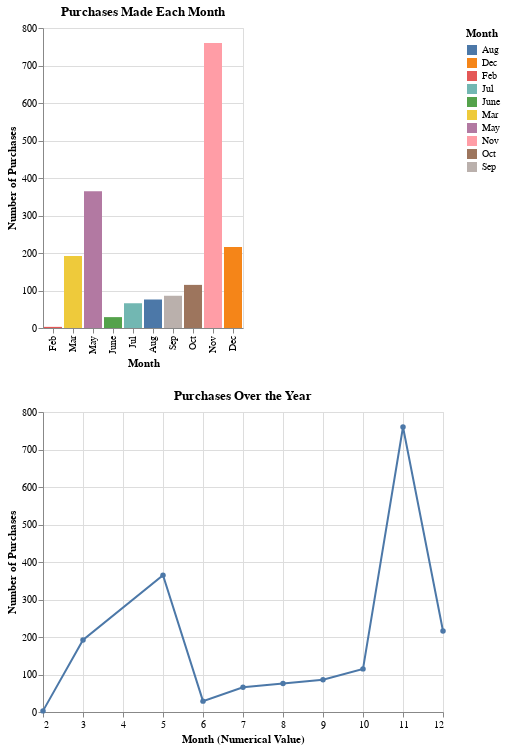

Here is the notebook cell this chart was saved with:
### Markdown cell above
## Charting the Data (Part 1)

Next, we will chart the data. I have chosen a bar graph with the month on the x-axis and the count of purchases for each month on the y-axis. In order to make the bars more visible, they have been set to contrasting colors.

### Code cell
c1 = alt.Chart(df).mark_bar().encode(
    x = alt.X("Month", sort = 
        ['Jan', 'Feb', 'Mar', 'Apr', 'May', 'June',
        'Jul', 'Aug', 'Sep', 'Oct', 'Nov', 'Dec']),
    y = alt.Y("count()", title="Number of Purchases"),
    color = "Month:N",
    tooltip = ["Month", alt.Y("count()", title="Number of Purchases")],
    order="month_int"
    ).properties(
    title = "Purchases Made Each Month"
)

c2 = alt.Chart(df).mark_line(point=True).encode(
    x= alt.X("month_int", title= "Month (Numerical Value)"),
    y=alt.Y("count()", title="Number of Purchases"),
    tooltip=["Month", alt.Y("count()", title="Number of Purchases")]
).properties(
    title = "Purchases Over the Year"
)

c1 & c2

### Figure 1 — Vega-Lite specification as saved in the notebook (floating-point values rounded to 4 significant figures; data arrays with more than 128 entries replaced by an {"elided": "..."} marker saying what was removed)
{"config": {"view": {"continuousWidth": 400, "continuousHeight": 300}}, "vconcat": [{"mark": "bar", "encoding": {"color": {"field": "Month", "type": "nominal"}, "order": {"field": "month_int", "type": "quantitative"}, "tooltip": [{"field": "Month", "type": "nominal"}, {"aggregate": "count", "title": "Number of Purchases", "type": "quantitative"}], "x": {"field": "Month", "sort": ["Jan", "Feb", "Mar", "Apr", "May", "June", "Jul", "Aug", "Sep", "Oct", "Nov", "Dec"], "type": "nominal"}, "y": {"aggregate": "count", "title": "Number of Purchases", "type": "quantitative"}}, "title": "Purchases Made Each Month"}, {"mark": {"type": "line", "point": true}, "encoding": {"tooltip": [{"field": "Month", "type": "nominal"}, {"aggregate": "count", "title": "Number of Purchases", "type": "quantitative"}], "x": {"field": "month_int", "title": "Month (Numerical Value)", "type": "quantitative"}, "y": {"aggregate": "count", "title": "Number of Purchases", "type": "quantitative"}}, "title": "Purchases Over the Year"}], "data": {"name": "data-62f072208fdc1403cf5fad73d79d5b9a"}, "$schema": "https://vega.github.io/schema/vega-lite/v4.17.0.json", "datasets": {"data-62f072208fdc1403cf5fad73d79d5b9a": {"elided": "1908 records"}}}
